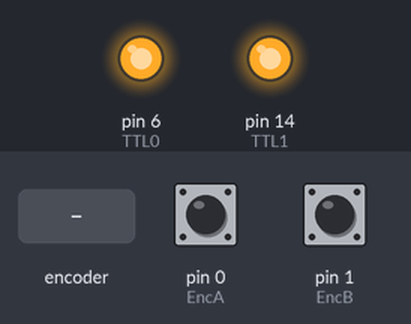
The sketch below on a simulated Arduino Uno, built with avr-gcc and run on an emulated ATmega328P. Parts: output pins drawn as LEDs (lit = HIGH). Dashed ring = blinking. Inputs (shaded band) come from the test bench; at power-on: pin 0 (EncA) HIGH, pin 1 (EncB) HIGH.

Above: at 1.2 s.
1.3 s: rotary encoder on pin 0 (EncA) / pin 1 (EncB) turned 3 steps (first pin leading)
At 1.73 s:
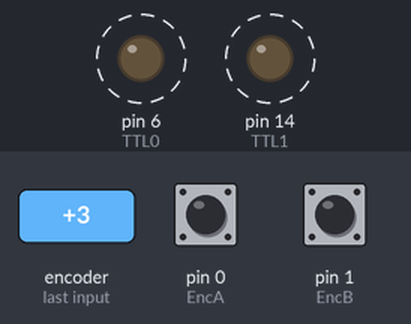
3.4 s: rotary encoder on pin 0 (EncA) / pin 1 (EncB) turned 2 steps (second pin leading)
At 4.4 s:
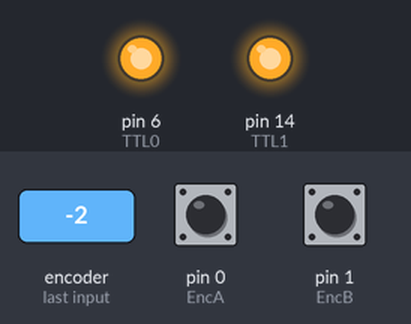
Timing chart, 0 to 6.4 s (numbered marks = the images above; inputs shaded):
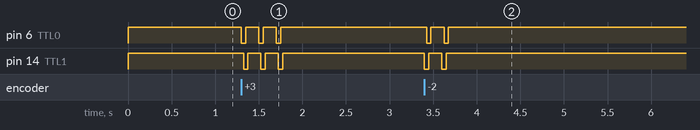

The sketch:

measure_encoder_delay.ino
```cpp
/* repeat_encoders.ino
   Write EncA to TTL0
   Write EncB to TTL1
*/

const int EncA = 0;
const int EncB = 1;

const int TTL0 = 6;
const int TTL1 = 14;


void setup() {

  pinMode(EncA, INPUT);
  pinMode(EncB, INPUT);

  pinMode(TTL0, OUTPUT);
  pinMode(TTL1, OUTPUT);
}


void loop() {

  digitalWrite(TTL0, digitalRead(EncA));
  digitalWrite(TTL1, digitalRead(EncB));
}
```

Measured:
- after the input at 1.3 s, pin 6 (TTL0), pin 14 (TTL1): alternates HIGH for 0.15 s and LOW for 0.05 s, 6 changes in all, then stays HIGH, starting at once
- after the input at 3.4 s, pin 6 (TTL0), pin 14 (TTL1): alternates HIGH for 0.15 s and LOW for 0.05 s, 4 changes in all, then stays HIGH, starting at once
